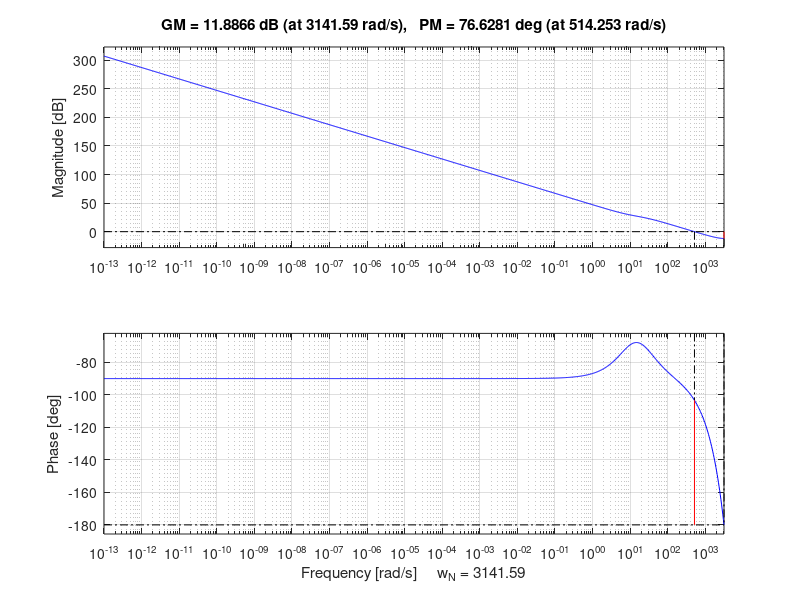
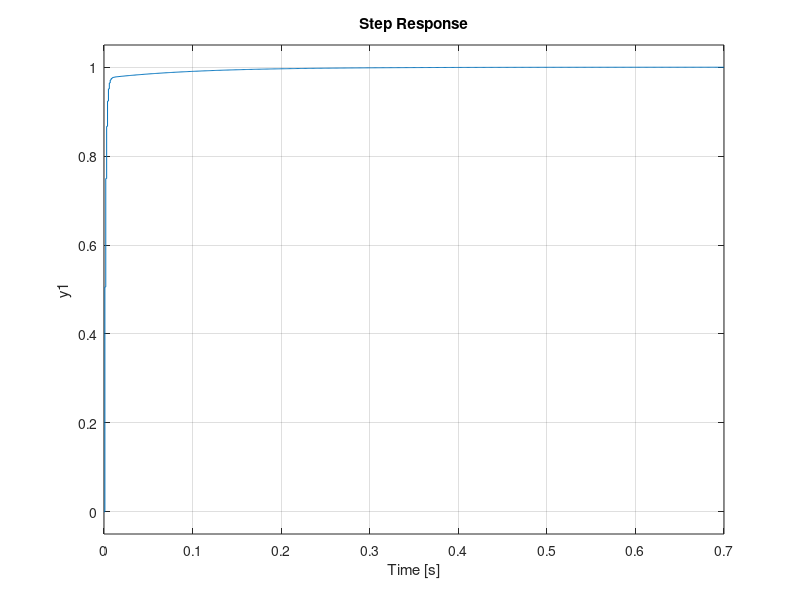

MATLAB code for these plots, in order:
clear all
close all
m = 1;
Ixx = 8.1e-3;
Iyy = 8.1e-3;
Izz = 14.2e-3;
I = [Ixx 0 0;0 Iyy 0;0 0 Izz];
Jtp = 104e-6;
Ke = 6.3e-3;
Km = 6.3e-3;
L = 15e-6;
b = 54.2e-6;
l = 0.24;
g = 9.81;
n = 0.9;
N = 5.6;
h = 1e-3;
R = 0.6;
d = 1.1e-6; % drag factor
% Motor Controller Design

Kp_position = 5;
Ki_position = 0;
Kd_position = 10;

Kp_angle = 5*2;
Ki_angle = 0;
Kd_angle = 10*2;

Kp_motor = 1;
Ki_motor = 10;
Kd_motor = 0;

%w'=Apw+Bpv+Cp
Ap = -22.5;
Bp = 509;
Cp = 489;
a1 = Ap;
b1 = Bp;
c1 = 1;
d1 = 0;
sys_c_m = ss(a1,b1,c1,d1);
Gc_m = tf(sys_c_m);
sys_d_m = c2d(sys_c_m,h,'zoh');
Gd_m = tf(sys_d_m);

Cc_m = tf([Kp_motor Ki_motor],[1 0]);
sys_c_mctrl = ss(Cc_m);
sys_d_mctrl = c2d(sys_c_mctrl,h,'tustin');
Cd_m = tf(sys_d_mctrl);

LGd_m = Gd_m*Cd_m;
Td_m = feedback(LGd_m,1);

figure(1)
margin(LGd_m)
hold on
grid on
figure(2)
step(Td_m)
hold on
grid on

num = [1];
den = [1 0 0];
Gc_p = tf(num,den);
sys_c_p = ss(Gc_p);
sys_d_p = c2d(sys_c_p,h,'zoh');
Gd_p = tf(sys_d_p);


Cc_a = tf([Kp_angle Ki_angle],[1 0]);
sys_c_actrl = ss(Cc_a);
sys_d_actrl = c2d(sys_c_actrl,h,'tustin');
Cd_a = tf(sys_d_actrl);

